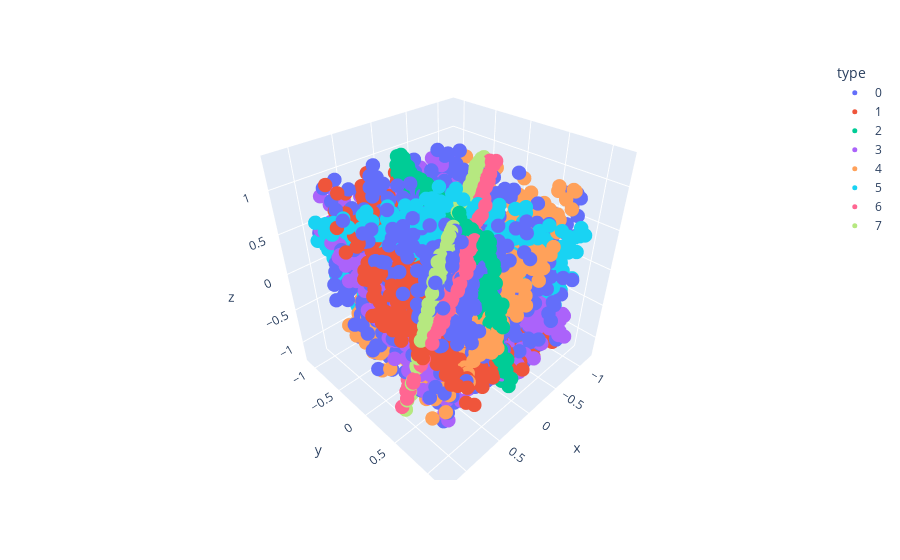

Write notebook code for a chart like this one.
### Code cell
df = pd.DataFrame(np.concatenate(orig_points, axis=0), columns=['x', 'y', 'z'])
df['type'] = sum([[f'{i}']*1000 for i in range(extra_modes+1)], [])
fig = px.scatter_3d(df, x='x', y='y', z='z', color='type', opacity=1)
fig.update_traces(marker={'size': 5})
fig.show()

### Figure 1 — Plotly figure (JSON) as saved in the notebook; plotly's stock layout.template omitted (floating-point values rounded to 4 significant figures; data arrays with more than 128 entries replaced by an {"elided": "..."} marker saying what was removed)
{"data": [{"hovertemplate": "type=0<br>x=%{x}<br>y=%{y}<br>z=%{z}<extra></extra>", "legendgroup": "0", "marker": {"color": "#636efa", "opacity": 1, "size": 5, "symbol": "circle"}, "mode": "markers", "name": "0", "scene": "scene", "showlegend": true, "type": "scatter3d", "x": {"elided": "1000 float values"}, "y": {"elided": "1000 float values"}, "z": {"elided": "1000 float values"}}, {"hovertemplate": "type=1<br>x=%{x}<br>y=%{y}<br>z=%{z}<extra></extra>", "legendgroup": "1", "marker": {"color": "#EF553B", "opacity": 1, "size": 5, "symbol": "circle"}, "mode": "markers", "name": "1", "scene": "scene", "showlegend": true, "type": "scatter3d", "x": {"elided": "1000 float values"}, "y": {"elided": "1000 float values"}, "z": {"elided": "1000 float values"}}, {"hovertemplate": "type=2<br>x=%{x}<br>y=%{y}<br>z=%{z}<extra></extra>", "legendgroup": "2", "marker": {"color": "#00cc96", "opacity": 1, "size": 5, "symbol": "circle"}, "mode": "markers", "name": "2", "scene": "scene", "showlegend": true, "type": "scatter3d", "x": {"elided": "1000 float values"}, "y": {"elided": "1000 float values"}, "z": {"elided": "1000 float values"}}, {"hovertemplate": "type=3<br>x=%{x}<br>y=%{y}<br>z=%{z}<extra></extra>", "legendgroup": "3", "marker": {"color": "#ab63fa", "opacity": 1, "size": 5, "symbol": "circle"}, "mode": "markers", "name": "3", "scene": "scene", "showlegend": true, "type": "scatter3d", "x": {"elided": "1000 float values"}, "y": {"elided": "1000 float values"}, "z": {"elided": "1000 float values"}}, {"hovertemplate": "type=4<br>x=%{x}<br>y=%{y}<br>z=%{z}<extra></extra>", "legendgroup": "4", "marker": {"color": "#FFA15A", "opacity": 1, "size": 5, "symbol": "circle"}, "mode": "markers", "name": "4", "scene": "scene", "showlegend": true, "type": "scatter3d", "x": {"elided": "1000 float values"}, "y": {"elided": "1000 float values"}, "z": {"elided": "1000 float values"}}, {"hovertemplate": "type=5<br>x=%{x}<br>y=%{y}<br>z=%{z}<extra></extra>", "legendgroup": "5", "marker": {"color": "#19d3f3", "opacity": 1, "size": 5, "symbol": "circle"}, "mode": "markers", "name": "5", "scene": "scene", "showlegend": true, "type": "scatter3d", "x": {"elided": "1000 float values"}, "y": {"elided": "1000 float values"}, "z": {"elided": "1000 float values"}}, {"hovertemplate": "type=6<br>x=%{x}<br>y=%{y}<br>z=%{z}<extra></extra>", "legendgroup": "6", "marker": {"color": "#FF6692", "opacity": 1, "size": 5, "symbol": "circle"}, "mode": "markers", "name": "6", "scene": "scene", "showlegend": true, "type": "scatter3d", "x": {"elided": "1000 float values"}, "y": {"elided": "1000 float values"}, "z": {"elided": "1000 float values"}}, {"hovertemplate": "type=7<br>x=%{x}<br>y=%{y}<br>z=%{z}<extra></extra>", "legendgroup": "7", "marker": {"color": "#B6E880", "opacity": 1, "size": 5, "symbol": "circle"}, "mode": "markers", "name": "7", "scene": "scene", "showlegend": true, "type": "scatter3d", "x": {"elided": "1000 float values"}, "y": {"elided": "1000 float values"}, "z": {"elided": "1000 float values"}}], "layout": {"legend": {"title": {"text": "type"}, "tracegroupgap": 0}, "margin": {"t": 60}, "scene": {"domain": {"x": [0, 1], "y": [0, 1]}, "xaxis": {"title": {"text": "x"}}, "yaxis": {"title": {"text": "y"}}, "zaxis": {"title": {"text": "z"}}}}}
